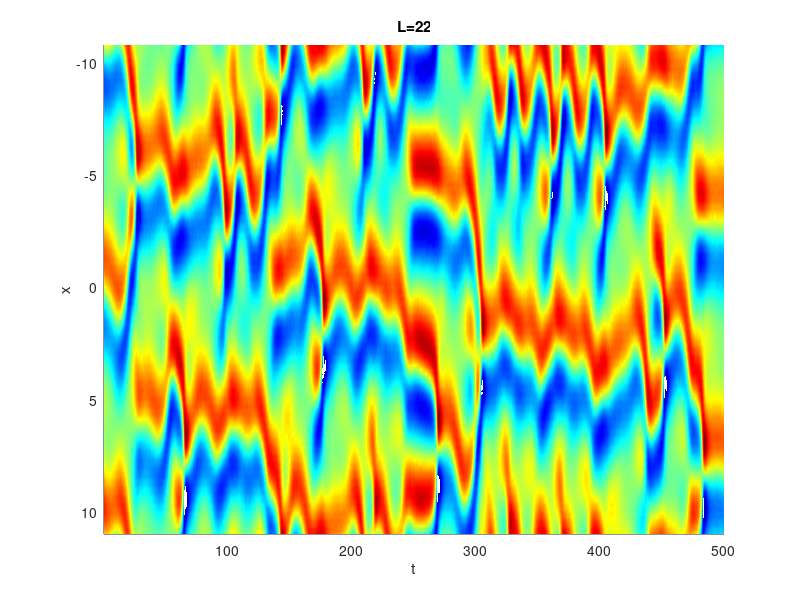

Source code (MATLAB): (Note: this script raises an error after producing the figure.)
clear;

%Generate data for the Kuramoto-Sivashinksy equation.
% Reference: Kassam, Aly-Khan, and Lloyd N. Trefethen.
% "Fourth-order time-stepping for stiff PDEs." 
% SIAM Journal on Scientific Computing 26.4 (2005): 1214-1233.

%% kind of data
% data_kind = 'KS_science';
data_kind = 'KS';
% data_kind = 'KS_sync';
% data_kind = 'KS_small_step';
% data_kind = 'KS_slow'; % sampling timeが小さい→1ステップの変化がゆっくり
% data_kind = 'KS_slow_short'; % sampling timeが小さい→1ステップの変化がゆっくり
% data_kind = 'KS_fast'; % sampling timeが小さい→1ステップの変化がゆっくり

% rng(3);
rng(1);
% N = 2048;
% N = 1680;
% N = 1024;
% N = 840;
% N = 832;
% N = 836;
% N = 924;
% N = 512;
% N = 256;
% N = 192;
% N = 128;
N = 120;
% N = 64;
% d = 800; % chaos
% d = 400; % chaos
% d = 200; % chaos
% d = 100; % chaos
% d = 90; % chaos
% d = 88; % chaos
% d = 80; % chaos
% d = 70; % chaos
% d = 66; % chaos
% d = 60; % chaos
% d = 55;
% d = 50; % chaos (choi ayashii)
% d = 52;
% d = 44; % chaos
% d = 42; not?
% d = 40; not
% d = 38; % chaos
% d = 36; % chaos!?
% d = 34; % chaos
% d = 33; not
% d = 32; % not
% d = 30; % chaos
% d = 28; not
% d = 26; % chaos
% d = 25; not 
% d = 24; not
d = 22; % chaos
% d = 20; not chaos?
% d = 6 * pi; ?
% d = 11; not
% d = 4 * pi;

% scale = 2.0;
% c1 = 1.0; c2 = 1.0; c3 = 4.0;
c1 = 1.0; c2 = 1.0; c3 = 1.0;
% c1 = scale^2; c2 = scale^4; c3 = scale^2;

x = d*(-N/2+1:N/2)'/N;
u = 0.6*(-1+2*rand(size(x)));
v = fft(u);
% Precompute various ETDRK4 scalar quantities:
switch data_kind
    case 'KS'
        h = 1/4; % time step
        tmax =25000; 
    case 'KS_small_step'
        h = 0.02;
        % tmax = 2500;
        % tmax = 6250;
        % tmax = 12500;
        tmax = 25000;
    case 'KS_slow'
        h = 1/8; % time step
        tmax =25000; 
    case 'KS_slow_short'
        h = 1/8; % time step
        tmax = 12500;
    case 'KS_fast'
        h = 1/2; % time step
        tmax =25000; 
end
k = [0:N/2-1 0 -N/2+1:-1]'*(2*pi/d); % wave numbers
L = c1*k.^2 - c2*k.^4; % Fourier multipliers
E = exp(h*L); E2 = exp(h*L/2);
M = 16; % no. of points for complex means
r = exp(1i*pi*((1:M)-.5)/M); % roots of unity

LR = h*L(:,ones(M,1)) + r(ones(N,1),:);


Q = h*real(mean( (exp(LR/2)-1)./LR ,2));
f1 = h*real(mean( (-4-LR+exp(LR).*(4-3*LR+LR.^2))./LR.^3 ,2));
f2 = h*real(mean( (2+LR+exp(LR).*(-2+LR))./LR.^3 ,2));
f3 = h*real(mean( (-4-3*LR-LR.^2+exp(LR).*(4-LR))./LR.^3 ,2));
% Main time-stepping loop:
tt = 0;
nmax = round(tmax/h); nplt = 1;%floor((tmax/10000)/h);
% g = -0.5i*k; % sample code (Pathak)
g = -c3*0.5i*k; % sample code (Pathak)
% g = 0.5i*k; % science of synchronization (kuramoto)

vv = zeros(N, nmax);

vv(:,1) = v;

for n = 1:nmax
t = n*h;
Nv = g.*fft(real(ifft(v)).^2);
a = E2.*v + Q.*Nv;
Na = g.*fft(real(ifft(a)).^2);
b = E2.*v + Q.*Na;
Nb = g.*fft(real(ifft(b)).^2);
c = E2.*a + Q.*(2*Nb-Nv);
Nc = g.*fft(real(ifft(c)).^2);
v = E.*v + Nv.*f1 + 2*(Na+Nb).*f2 + Nc.*f3; % E.*v : term of y*dy/dx
vv(:,n) = v;
end

uu = transpose(real(ifft(vv)));

%%

% fig2 = figure('pos',[5 270 600 200],'color','w');
figure();
uuu = uu(2000:4000, :);
[n_steps, n_data] = size(uuu);
% imagesc(transpose(uu))
% shading flat;
locs = repmat(x, 1, n_steps);
times = repmat(h:h:n_steps*h, n_data, 1);
surf(locs, times, transpose(uuu));
view(90, 90); shading interp; axis tight;
title(['L=' num2str(d)]); xlabel('x'); ylabel('t');
colormap(jet); fontsize(16, 'points');
colorbar;

%%

%save KS_100.mat uu -v7.3;

% Adata = uu(1:80000,:);
% Bdata = uu(80001:end,:);
% 
% filename = strcat('Adata_L', num2str(d), '_N_', num2str(N), '_dps', num2str(80000), '.mat');
% save(filename, 'Adata', 'Bdata', '-v7.3');


% train_input_sequence = uu(1:80000,:);
% test_input_sequence = uu(80001:end,:);
% train_input_sequence = uu(floor(0.8*nmax)-100+1:floor(0.8*nmax),:);
% train_input_sequence = uu(floor((0.8-0.0125/2)*nmax)+1:floor(0.8*nmax),:);
train_input_sequence = uu(1:floor(0.8*nmax),:);
test_input_sequence = uu(floor(0.8*nmax)+1:end,:);

% save('test_input_sequence_L44.mat', 'test_input_sequence', '-v7.3');
% 
% save('train_input_sequence_L44.mat', 'train_input_sequence', '-v7.3');

%% save for parallel
data_dir = '';
% train data
dps = size(train_input_sequence, 1);
filename_train = [data_dir data_kind '_L' num2str(d), '_N_' num2str(N) '_dps' num2str(dps) '.mat'];
save(filename_train, 'train_input_sequence', '-v7.3');

% test data
dps = size(test_input_sequence, 1);
filename_test = [data_dir data_kind '_L' num2str(d), '_N_' num2str(N) '_dps' num2str(dps) '.mat'];
save(filename_test, 'test_input_sequence', '-v7.3');

% save('test_input_sequence2.mat', 'test_input_sequence', '-v7.3');
% 
% save('train_input_sequence2.mat', 'train_input_sequence', '-v7.3');
